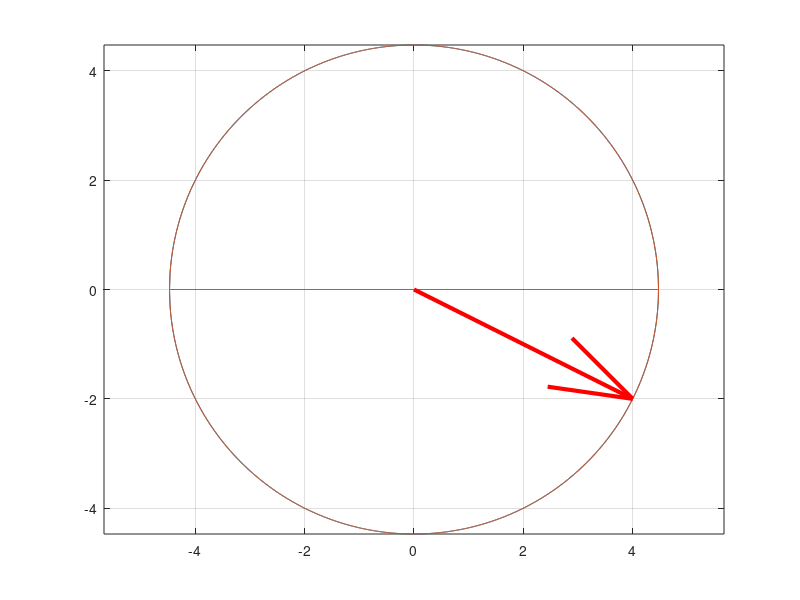

This chart was generated by the following MATLAB code: (Note: this script raises an error after producing the figure.)
A = [4 0;
   3 -5;];
[U, S, V] = svd(A);
SignChanger = [1 0; 0 -1;];
U = U * SignChanger;
V = V * SignChanger;
HASIL = V'*[1; 1;];
HASIL = S*HASIL;
HASIL = U*HASIL
JariKuadrat = HASIL(1,1)*HASIL(1,1) + HASIL(2,1) * HASIL(2,1);
Jari2 = sqrt(JariKuadrat);
x = -Jari2 : 0.01 : Jari2;
x = [x Jari2];
[mx, nx] = size(x);
y1 = zeros(1, nx);
y2 = zeros(1, nx);
for i = 1:nx
    y1(1, i) = sqrt(JariKuadrat - x(1, i)*x(1,i));
    y2(1, i) = -sqrt(JariKuadrat - x(1, i)*x(1,i));
end
x = [x x];
y = [y1 y2];
plot(x, y, x, y)
hold on
quiver(0, 0, HASIL(1,1), HASIL(2,1), 'linewidth', 3, 'color', 'r', 'AutoScale','off')
grid on
axis equal
xline(0)
yline(0)